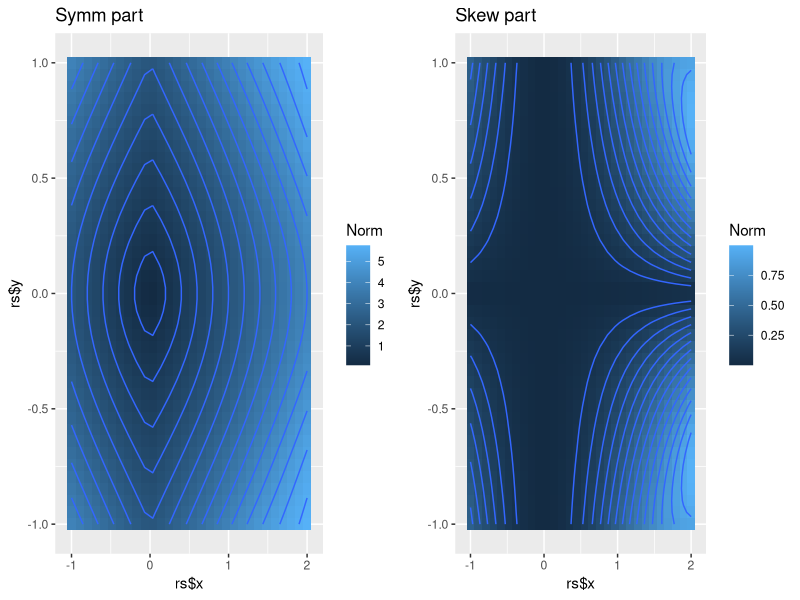
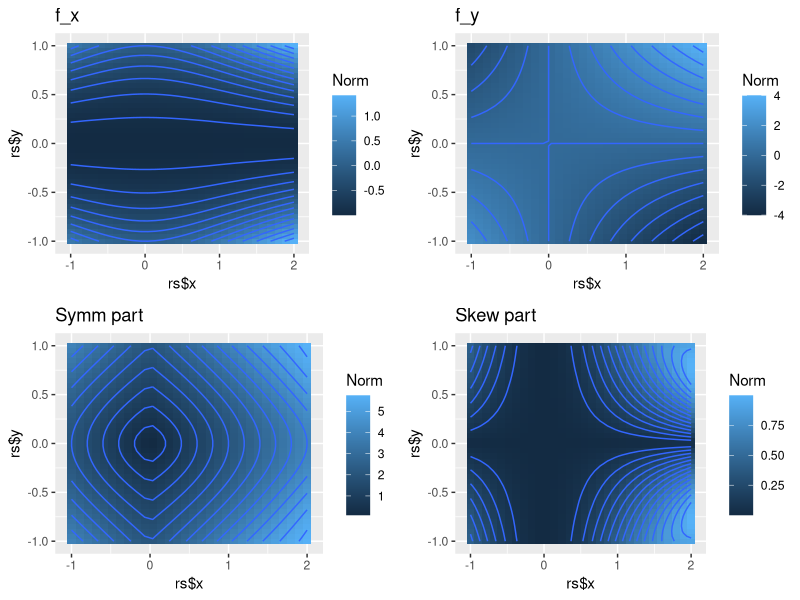

Generate these figures, in order, with R:
## Clean environment
rm(list = ls())

## Load libraries
library(numDeriv)
library(Matrix)
library(dplyr)
library(ggplot2)
library(gridExtra)

## Input
# Example of a flow R^n --> R^n
flow <- function(x) {
  c(
    x[2]^2 - cos(x[1]*x[2]),
    2*x[1]*x[2]
  )
}

## Create meshgrid
xs <- seq(-1, 2, length = 30)
ys <- seq(-1, 1, length = 40)

# This is just an ordered list of all the sampling points
rs <- expand.grid(x = xs, y = ys) # Cartesian product
rs_as_list <- split(rs, seq(1, nrow(rs)))

# The jacobian is a function f: R^n --> R^n x R^n
f <- function(...) {
  # transformation for a single point
  transformation <- function(...) {
    args <- c(...)
    matrix(
      jacobian(flow, args),
      nrow = length(args),
      byrow = TRUE
      )
  }

  # vectorisation
  do.call(mapply, c(transformation, list(...), SIMPLIFY=FALSE))
}

df <- data.frame(rs = rs)
df$flow <- lapply(rs_as_list, flow) %>% unlist %>% matrix(nrow = nrow(rs), byrow = TRUE) %>% data.frame
df$J <- do.call(f, rs)

df$egv <- lapply(df$J, eigen)
df$stabilityLyap <- lapply(df$egv, '[[', 'values') %>% # Drop eigenvectors
              lapply(Re) %>% # Calculate the real part
              lapply(max) %>% # Keep only the maximum
              unlist # And output as numeric
df$Jsymm <- lapply(df$J, symmpart)
df$Jskew <- lapply(df$J, skewpart)
df$symmnorm <- lapply(df$Jsymm, norm, type = "2") %>% unlist
df$skewnorm <- lapply(df$Jskew, norm, type = "2") %>% unlist

tol <- 1e-7
df$cons <-  lapply(df$Jskew, function(x) {all(abs(x) < tol)}) %>% unlist

clean <- select(df, -J, -Jsymm, -Jskew, -egv)

## Plot
p_symm <- (ggplot(data=clean, aes(x=rs$x, y=rs$y, z=symmnorm))
           + stat_contour(geom = "polygon", aes(fill = symmnorm))
           + geom_tile(aes(fill = symmnorm))
           + stat_contour(bins = 15)
           + guides(fill = guide_colorbar(title = "Norm"))
           + ggtitle("Symm part")
)

p_skew <- (ggplot(data=clean, aes(x=rs$x, y=rs$y, z=skewnorm))
  + stat_contour(geom = "polygon", aes(fill = skewnorm))
  + geom_tile(aes(fill = skewnorm))
  + stat_contour(bins = 15)
  + guides(fill = guide_colorbar(title = "Norm"))
  + ggtitle("Skew part")
  )

grid.arrange(p_symm, p_skew, nrow = 1)

p_fx <- (ggplot(data=clean, aes(x=rs$x, y=rs$y, z=flow$X1))
           + stat_contour(geom = "polygon", aes(fill = flow$X1))
           + geom_tile(aes(fill = flow$X1))
           + stat_contour(bins = 15)
           + guides(fill = guide_colorbar(title = "Norm"))
           + ggtitle("f_x")
)

p_fy <- (ggplot(data=clean, aes(x=rs$x, y=rs$y, z=flow$X2))
           + stat_contour(geom = "polygon", aes(fill = flow$X2))
           + geom_tile(aes(fill = flow$X2))
           + stat_contour(bins = 15)
           + guides(fill = guide_colorbar(title = "Norm"))
           + ggtitle("f_y")
)

grid.arrange(p_fx, p_fy, p_symm, p_skew, nrow = 2)

